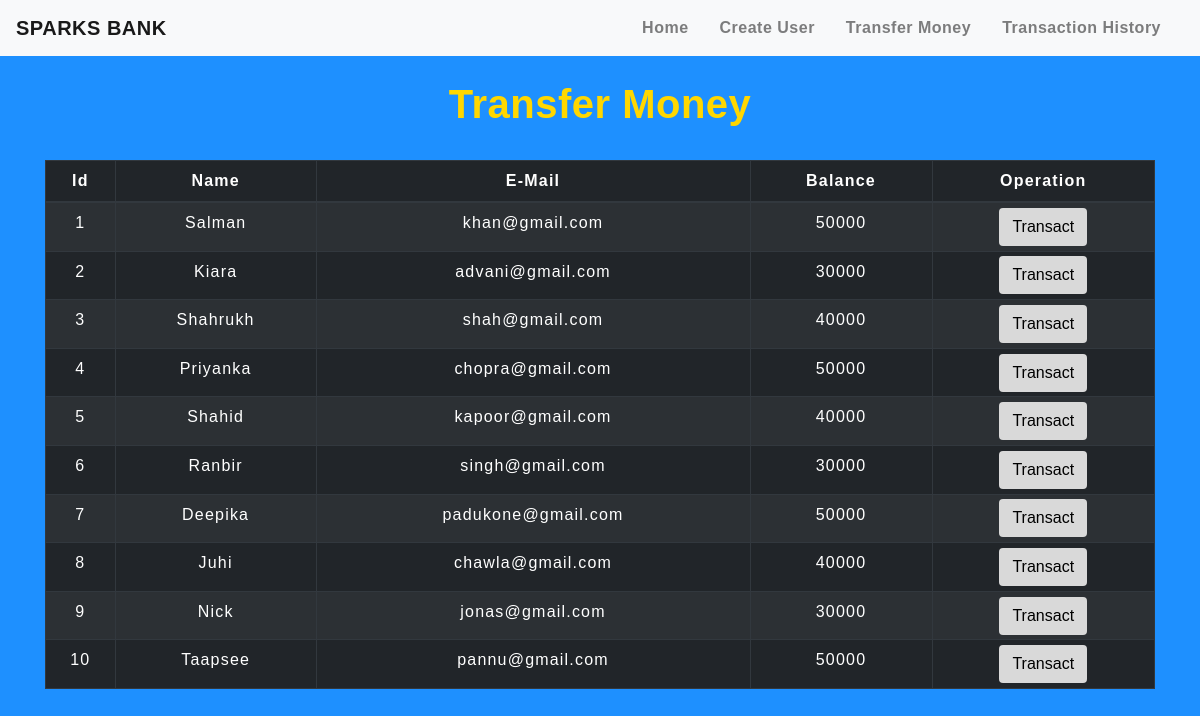
The app's page /transfermoney.php with its own data.
### tables this page shows
CREATE TABLE `user` (
  `id` int(3) NOT NULL,
  `name` text NOT NULL,
  `email` varchar(30) NOT NULL,
  `balance` int(8) NOT NULL
);

### transfermoney.php (the view, shortened to what this page needs)
<!DOCTYPE html>
<html lang="en">
<head>
    <link rel="stylesheet" href="https://maxcdn.bootstrapcdn.com/bootstrap/4.0.0/css/bootstrap.min.css">
    <link rel="stylesheet" type="text/css" href="css/table.css">
    <link rel="stylesheet" type="text/css" href="css/navbar.css">
</head>
<body style="background-color: #1E90FF">
<?php
    include 'cf.php';
    $sql = "SELECT * FROM user";
    $result = mysqli_query($conn,$sql);
?>
<?php
  include 'navbar.php';
?>
<div class="container">
        <h2 class="text-center pt-4" style="color: #ffd700"><b>Transfer Money</b></h2>
        <br>
            <div class="row">
                <div class="col">
                    <div class="table-responsive-sm">
                    <table class="table table-hover table-sm table-striped table-condensed table-bordered table-dark">
                        <thead>
                            <tr>
                            <th scope="col" class="text-center py-2">Id</th>
                            <th scope="col" class="text-center py-2">Name</th>
                            <th scope="col" class="text-center py-2">E-Mail</th>
                            <th scope="col" class="text-center py-2">Balance</th>
                            <th scope="col" class="text-center py-2">Operation</th>
                            </tr>
                        </thead>
                        <tbody>
                <?php
                    while($rows=mysqli_fetch_assoc($result)){
                ?>
                    <tr>
                        <td class="py-2"><?php echo $rows['id'] ?></td>
                        <td class="py-2"><?php echo $rows['name']?></td>
                        <td class="py-2"><?php echo $rows['email']?></td>
                        <td class="py-2"><?php echo $rows['balance']?></td>
                        <td><a href="selecteduserdetail.php?id= <?php echo $rows['id'] ;?>"> <button type="button" class="btn">Transact</button></a></td>
                    </tr>
                <?php
                    }
                ?>
                        </tbody>
                    </table>
                    </div>
                </div>
            </div>
         </div>
</body>
</html>

### navbar.php (shortened to what this page needs)
<nav class="navbar navbar-expand-md navbar-light bg-light">
<a class="navbar-brand" href="index.php"><b>SPARKS BANK</b></a>
<div class="collapse navbar-collapse" id="collapsibleNavbar">
      <ul class="navbar-nav ml-auto">
        <li class="nav-item">
          <a class="nav-link" href="index.php"><b>Home</b></a>
        </li>
        <li class="nav-item">
          <a class="nav-link" href="createuser.php"><b>Create User</b></a>
        </li>
        <li class="nav-item">
          <a class="nav-link" href="transfermoney.php"><b>Transfer Money</b></a>
        </li>
        <li class="nav-item">
          <a class="nav-link" href="transactionhistory.php"><b>Transaction History</b></a>
        </li>
    </div>
 </nav>

### css/table.css (style rules this page uses)
* { padding: 0; margin: 0; box-sizing: border-box; font-family: sans-serif; }
h2 { font-size: 40px; }
table { letter-spacing: 1.2px; }
td { text-align: center; }
button { border:none; background: #d9d9d9; transition: 1s; }

### css/navbar.css (style rules this page uses)
.nav-link { margin-right: 15px; color:#2F363F; letter-spacing: 0.5px; transition: 0.5s; }
.navbar-brand { color: #4C4B4B; letter-spacing: 0.5px; }
h2 { color: #4C4B4B; letter-spacing: 0.5px; font-family: raleway; }

### transfermoney.php (style rules this page uses)
button { transition: 1.5s; }

### records on screen
user: id "1", name "Salman", email "khan@gmail.com", balance "50000"
user: id "2", name "Kiara", email "advani@gmail.com", balance "30000"
user: id "3", name "Shahrukh", email "shah@gmail.com", balance "40000"
user: id "4", name "Priyanka", email "chopra@gmail.com", balance "50000"
user: id "5", name "Shahid", email "kapoor@gmail.com", balance "40000"
user: id "6", name "Ranbir", email "singh@gmail.com", balance "30000"
user: id "7", name "Deepika", email "padukone@gmail.com", balance "50000"
user: id "8", name "Juhi", email "chawla@gmail.com", balance "40000"
user: id "9", name "Nick", email "jonas@gmail.com", balance "30000"
user: id "10", name "Taapsee", email "pannu@gmail.com", balance "50000"
